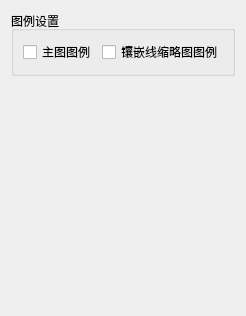
            <widget class="QWidget" name="tab_Legend">
             <attribute name="title">
              <string>图例</string>
             </attribute>
             <layout class="QGridLayout" name="gridLayout_36">
              <item row="0" column="0">
               <widget class="QGroupBox" name="groupBox_16">
                <property name="title">
                 <string>图例设置</string>
                </property>
                <layout class="QGridLayout" name="gridLayout_35">
                 <item row="0" column="0">
                  <widget class="QCheckBox" name="checkBox_MainMapLegend">
                   <property name="text">
                    <string>主图图例</string>
                   </property>
                  </widget>
                 </item>
                 <item row="0" column="1">
                  <widget class="QCheckBox" name="checkBox_MosaicMapLegend">
                   <property name="text">
                    <string>镶嵌线缩略图图例</string>
                   </property>
                  </widget>
                 </item>
                </layout>
               </widget>
              </item>
              <item row="1" column="0">
               <spacer name="verticalSpacer_12">
                <property name="orientation">
                 <enum>Qt::Vertical</enum>
                </property>
                <property name="sizeHint" stdset="0">
                 <size>
                  <width>20</width>
                  <height>229</height>
                 </size>
                </property>
               </spacer>
              </item>
             </layout>
            </widget>
